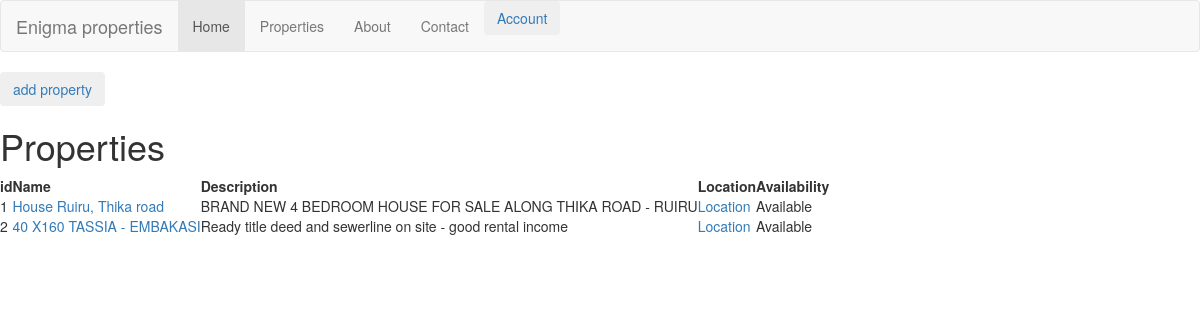
The app's page /properties/list_property with its own data.
### enigma_properties_project/apps/properties_app/models.py (models this page shows, shortened)
class Property(models.Model):
    property_status = {
        "Available": "available",
        "Sold": "sold",
    }
    property_id = models.BigIntegerField(primary_key=True)
    property_name = models.CharField(max_length=200)
    property_description = models.CharField(max_length=250)
    property_location = models.CharField(max_length=250)
    available_property = models.CharField(max_length=20, choices=property_status, default="Available")

### enigma_properties_project/apps/properties_app/views.py (the view)
# urls.py: path('list_property',views.list_properties, name="list_property"),
def list_properties(request):
    existing_property = Property.objects.all()
    return render(request, 'view_property/list_property.html', {'property': existing_property})

### enigma_properties_project/apps/properties_app/templates/view_property/list_property.html (shortened to what this page needs)
{% extends 'base_template.html' %}
{% block content %}
<link rel="stylesheet" href="https://cdn.datatables.net/2.1.3/css/dataTables.dataTables.css" />
<div class="btn-group" role="group" aria-label="Basic example">
<button type="button" class="btn btn-secondary"> <a href="{% url 'add_property' %}"> add property</a> </button>
</div>
    <h1>Properties</h1>
    <table id="propertiesTable" >
        <thead>
            <tr>
                <th>id</th>
                <th>Name</th>
                <th>Description</th>
                <th>Location</th>
                <th>Availability</th>
            </tr>
        </thead>
        <tbody>
            {% for proper_ty in property %}
                <tr>
                    <td>{{ proper_ty.property_id }}</td>
                    <td> <a href ="{% url 'view_property' proper_ty.property_id %}"> {{ proper_ty.property_name  }}</a></td>
                    <td>{{ proper_ty.property_description }}</td>
                    <td><a href="{{ proper_ty.property_location }}" target="_blank"> Location </a> </td>
                    <td> {{ proper_ty.available_property }} </td>
                </tr>
            {% endfor %}
        </tbody>
    </table>
{% endblock %}

### enigma_properties_project/apps/properties_app/templates/base_template.html (shortened to what this page needs)
<!DOCTYPE html>
<html lang="en">
  <head>
    <link rel="stylesheet" href="https://maxcdn.bootstrapcdn.com/bootstrap/3.4.1/css/bootstrap.min.css">
  </head>
  <body>
  {% block navbar %}
  <nav class="navbar navbar-default">
    <div class="container-fluid">
      <div class="navbar-header">
        <a class="navbar-brand" href="/">Enigma properties</a>
      </div>
      <ul class="nav navbar-nav">
        <li class="active"><a href="{% url 'home' %}">Home</a></li>
        <li><a href="{% url 'list_property' %}">Properties</a></li>
        <li><a href="{% url 'about' %}">About</a></li>
        <li><a href="#">Contact</a></li>
        <div class="btn-group" role="group" aria-label="Basic example">
          <button type="button" class="btn btn-secondary">
            <a href="{% url 'user_login' %}"> Account </a>
          </button>
        </div>
      </ul>
    </div>
  </nav>
  {% endblock %}
  <div id="content">
  {% block content %} {% endblock %}
  </div>
  </body>
</html>

### records on screen
Property: property_id "1", property_name "House Ruiru, Thika road", property_description "BRAND NEW 4 BEDROOM HOUSE FOR SALE ALONG THIKA ROAD - RUIRU", available_property "Available"
Property: property_id "2", property_name "40 X160 TASSIA - EMBAKASI", property_description "Ready title deed and sewerline on site - good rental income", available_property "Available"
